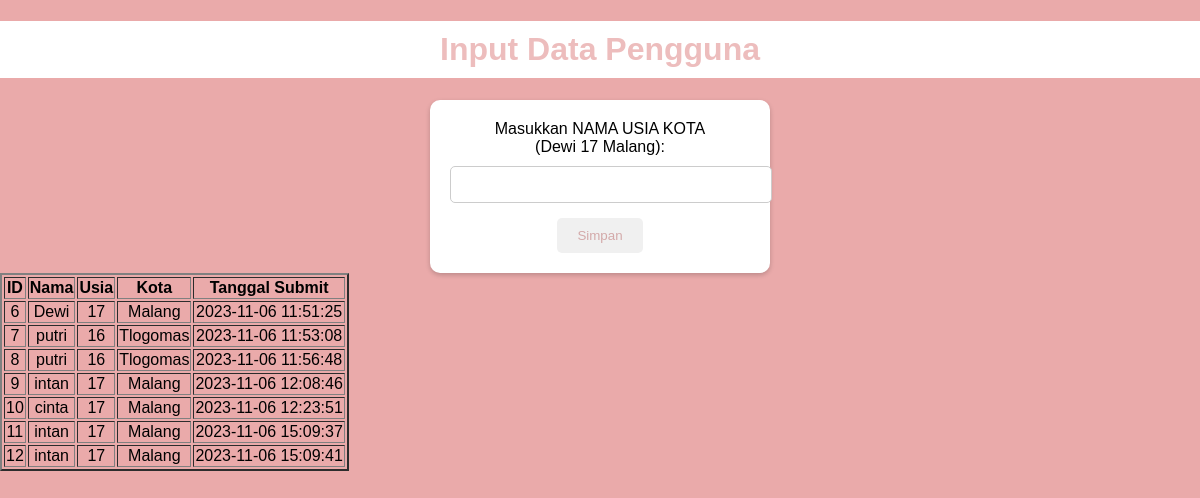
The page / on the database its author committed.
### tables this page shows
CREATE TABLE `data_warga` (
  `ID` int(15) NOT NULL,
  `NAME` varchar(50) NOT NULL,
  `AGE` varchar(33) NOT NULL,
  `CITY` varchar(50) NOT NULL,
  `CREATED_AT` varchar(33) NOT NULL
);

### index.php (the view, shortened to what this page needs)
<!DOCTYPE html>
<html>
<head>
</head>
<body>
    <h1>Input Data Pengguna</h1>
    <form method="post" action="simpan.php">
        <label for="data">Masukkan NAMA USIA KOTA
            <br> (Dewi 17 Malang):</label>
        <input type="text" name="data" id="data" required>
        <br>
        <input type="submit" value="Simpan">
    </form>
</body>
<table border="2">
        <tr>
            <th>ID</th>
            <th>Nama</th>
            <th>Usia</th>
            <th>Kota</th>
            <th>Tanggal Submit</th>
        </tr>
        <?php
        $mysqli = new mysqli('localhost', 'root', '', 'data_warga');
        $query = "SELECT * FROM data_warga";
        $result = $mysqli->query($query);
        if ($result->num_rows > 0) {
            while ($row = $result->fetch_assoc()) {
                echo "<tr>";
                foreach ($row as $value) {
                    echo "<td>" . $value . "</td>";
                }
                echo "</tr>";
            }
        } else {
            echo "<tr><td colspan='5'>Tidak ada data tersedia.</td></tr>";
        }
        ?>
    </table>
</html>

### index.php (style rules this page uses)
body { font-family: Arial, sans-serif; background-color: rgb(234, 170, 170); margin: 0; padding: 0; text-align: center; }
h1 { background-color: #fff; color: #edbdbd; padding: 10px; }
form { background-color: #fff; padding: 20px; border-radius: 10px; width: 300px; margin: 0 auto; box-shadow: 0 2px 5px rgba(0, 0, 0, 0.2); }
label { display: block; margin-bottom: 10px; }
input[type="text"] { width: 100%; padding: 10px; margin-bottom: 15px; border: 1px solid #ccc; border-radius: 5px; }
input[type="submit"] { background-color: #f0f0f0; color: #d3a9a9; padding: 10px 20px; border: none; border-radius: 5px; cursor: pointer; }

### rows shown on the page
data_warga: ID "6", NAME "Dewi", AGE "17", CITY "Malang", CREATED_AT "2023-11-06 11:51:25"
data_warga: ID "7", NAME "putri", AGE "16", CITY "Tlogomas", CREATED_AT "2023-11-06 11:53:08"
data_warga: ID "8", NAME "putri", AGE "16", CITY "Tlogomas", CREATED_AT "2023-11-06 11:56:48"
data_warga: ID "9", NAME "intan", AGE "17", CITY "Malang", CREATED_AT "2023-11-06 12:08:46"
data_warga: ID "10", NAME "cinta", AGE "17", CITY "Malang", CREATED_AT "2023-11-06 12:23:51"
data_warga: ID "11", NAME "intan", AGE "17", CITY "Malang", CREATED_AT "2023-11-06 15:09:37"
data_warga: ID "12", NAME "intan", AGE "17", CITY "Malang", CREATED_AT "2023-11-06 15:09:41"
